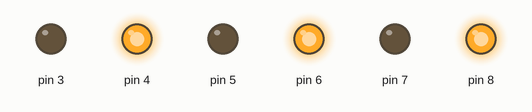
Simulated run of this sketch. Board: Arduino Uno, built with avr-gcc and run on an emulated ATmega328P. Shown: output pins drawn as LEDs (lit = HIGH).

Above: at 0.5 s.
At 1.5 s:
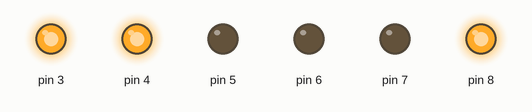
At 3.5 s:
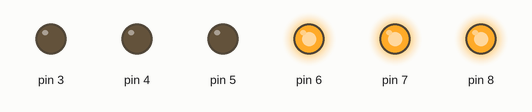
At 5.5 s:
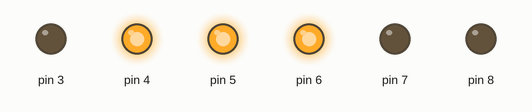
Timing chart, 0 to 7.8 s (numbered marks = the images above):
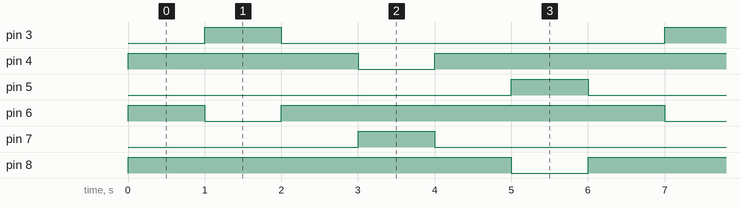

Measured:
- by itself, pin 3, pin 5, pin 7: alternates HIGH for 1.0 s and LOW for 5.0 s
- by itself, pin 4, pin 6: repeats every 6.0 s: LOW 1.0 s, HIGH 5.0 s
- by itself, pin 8: alternates HIGH for 5.0 s and LOW for 1.0 s

The sketch:

Cycle.ino
```cpp
int hall0;
int hall1;
int hall2;
int prev0;
int prev1;
int prev2;
int halla = 11;
int hallb = 12;
int hallc = 13 ;

void setup() {
  // put your setup code here, to run once:
  Serial.begin(9600);
  pinMode(3, OUTPUT);
  pinMode(4, OUTPUT);
  pinMode(5, OUTPUT);
  pinMode(6, OUTPUT);
  pinMode(7, OUTPUT);
  pinMode(8, OUTPUT);
  pinMode(halla, INPUT);
  pinMode(hallb, INPUT);
  pinMode(hallc, INPUT);
}

void loop() {
  // put your main code here, to run repeatedly:
  digitalWrite(3, LOW); digitalWrite(5, LOW); digitalWrite(7, LOW);
  digitalWrite(4, HIGH); digitalWrite(6, HIGH); digitalWrite(8, HIGH);
  delay(1000);

  digitalWrite(3, HIGH); digitalWrite(5, LOW); digitalWrite(7, LOW);
  digitalWrite(4, HIGH); digitalWrite(6, LOW); digitalWrite(8, HIGH);
  delay(1000);

  digitalWrite(3, LOW); digitalWrite(5, LOW); digitalWrite(7, LOW);
  digitalWrite(4, HIGH); digitalWrite(6, HIGH); digitalWrite(8, HIGH);
  delay(1000);

  digitalWrite(3, LOW); digitalWrite(5, LOW); digitalWrite(7, HIGH);
  digitalWrite(4, LOW); digitalWrite(6, HIGH); digitalWrite(8, HIGH);
  delay(1000);

  digitalWrite(3, LOW); digitalWrite(5, LOW); digitalWrite(7, LOW);
  digitalWrite(4, HIGH); digitalWrite(6, HIGH); digitalWrite(8, HIGH);
  delay(1000);

  digitalWrite(3, LOW); digitalWrite(5, HIGH); digitalWrite(7, LOW);
  digitalWrite(4, HIGH); digitalWrite(6, HIGH); digitalWrite(8, LOW);
  delay(1000);
}
```
